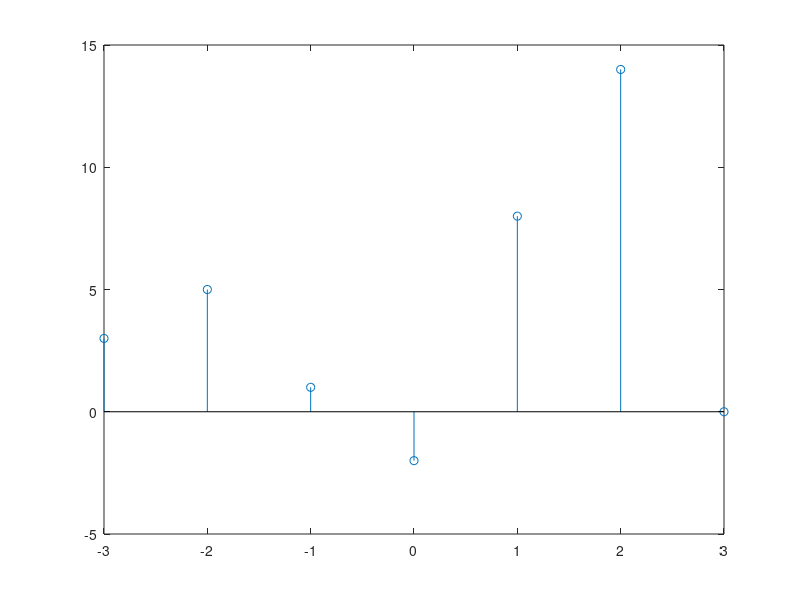
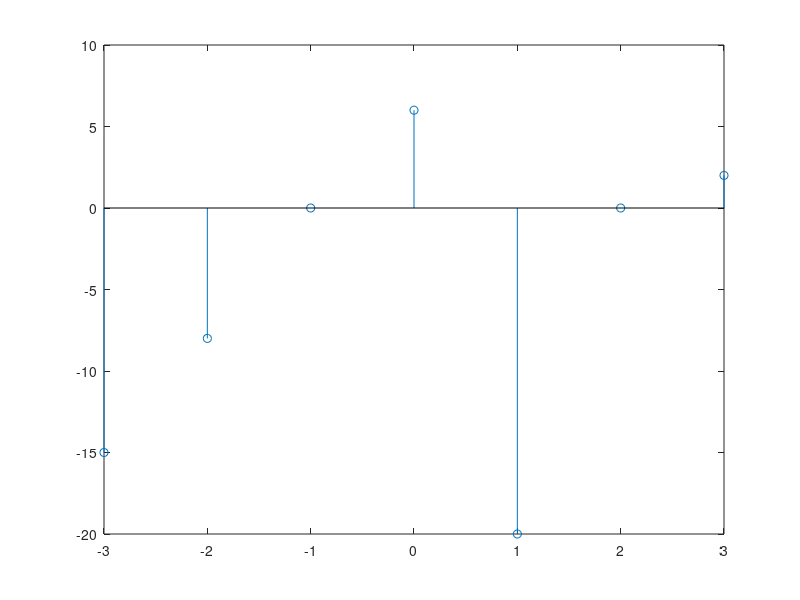
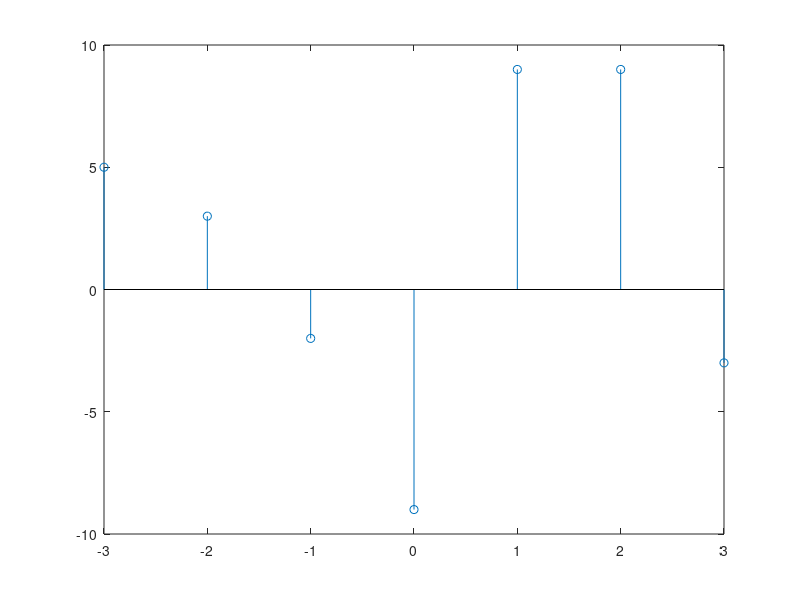
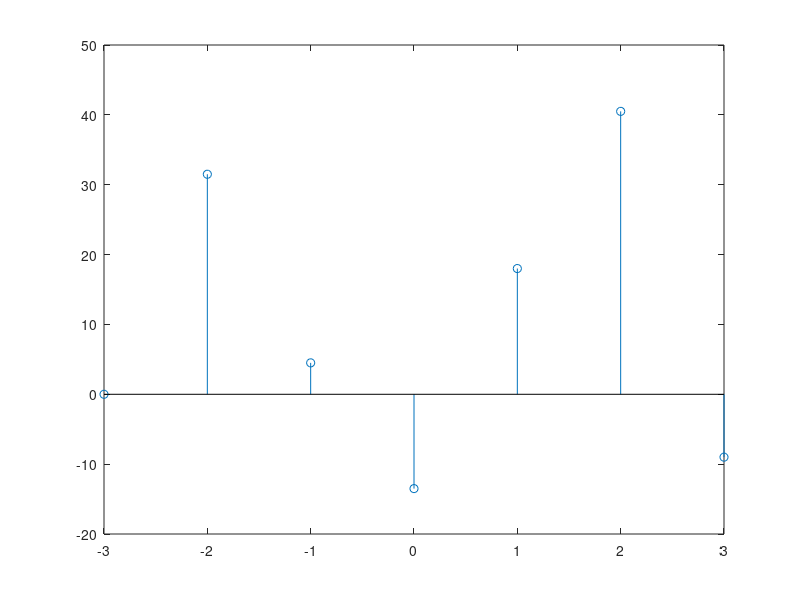

MATLAB code for these plots, in order:
clear all;
t = -3:3;
x = [3 -2 0 1 4 5 2]
y = [0 7 1 -3 4 9 -2];
w = [-5 4 3 6 -5 0 1];

figure(1);
u = x+y;
stem(t,u);

figure(2);
v = x.*w;
stem(t,v);

figure(3);
s = y - w;
stem(t,s);

figure(4);
r = 4.5*y;
stem(t,r);
